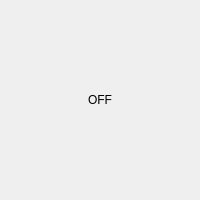
<?xml version="1.0" encoding="UTF-8"?>
<ui version="4.0">
 <class>LightDialog</class>
 <widget class="QDialog" name="LightDialog">
  <property name="geometry">
   <rect>
    <x>0</x>
    <y>0</y>
    <width>200</width>
    <height>200</height>
   </rect>
  </property>
  <property name="windowTitle">
   <string>Dialog</string>
  </property>
  <layout class="QVBoxLayout" name="verticalLayout">
   <item>
    <widget class="QLabel" name="Lighter">
     <property name="text">
      <string>OFF</string>
     </property>
     <property name="alignment">
      <set>Qt::AlignCenter</set>
     </property>
    </widget>
   </item>
  </layout>
 </widget>
 <resources/>
 <connections/>
</ui>
